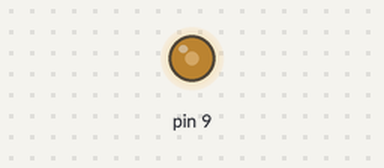
Recording of a sketch running on a simulated Arduino Uno, built for the host (arithmetic inside an expression is 32-bit, double 64-bit). Parts: output pins drawn as LEDs (lit = HIGH). What the sketch prints to the serial monitor is not drawn.

Above: at 0.05 s.
Timing chart, 0 to 3.0 s (numbered marks = the images above):
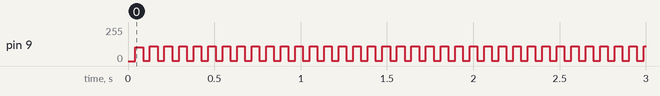

The sketch:

CORDIC_SIN.ino
```cpp
#include <Arduino.h>

#define SCALE 16384
#define K_CORDIC 9949
#define ITERATIONS 16

int cordic_atan_table[ITERATIONS] = {
  11520, 6801, 3593, 1824, 916, 458, 229, 115,
  57, 28, 14, 7, 4, 2, 1, 0
};

int LUT_STEPS = 16;      // глобална: брой итерации на CORDIC (1–16)
int ANGLE_STEP = 6;      // глобална: стъпка на ъгъла (например 1, 2, 4, 8...)

int angle = 0;           // текущ ъгъл

// === CORDIC ===
void cordic_sin_cos(int theta_deg, int &cos_out, int &sin_out, int steps) {
  long x = K_CORDIC, y = 0;
  long z = theta_deg << 8;
  bool flipX = false, flipY = false;

  if (theta_deg >= 90 && theta_deg < 180) {
    z = (180 - theta_deg) << 8;
    flipX = true;
  } else if (theta_deg >= 180 && theta_deg < 270) {
    z = (theta_deg - 180) << 8;
    flipX = true;
    flipY = true;
  } else if (theta_deg >= 270) {
    z = (360 - theta_deg) << 8;
    flipY = true;
  }

  for (int i = 0; i < steps; i++) {
    long x_shift = x >> i;
    long y_shift = y >> i;
    long x_new, y_new;

    if (z >= 0) {
      x_new = x - y_shift;
      y_new = y + x_shift;
      z -= cordic_atan_table[i];
    } else {
      x_new = x + y_shift;
      y_new = y - x_shift;
      z += cordic_atan_table[i];
    }

    x = x_new;
    y = y_new;
  }

  if (flipX) x = -x;
  if (flipY) y = -y;

  cos_out = x;
  sin_out = y;
}

uint8_t cordicToPWM(int val) {
  if (val > SCALE) val = SCALE;
  if (val < -SCALE) val = -SCALE;
  return (uint8_t)(((long)(val + SCALE) * 255) >> 15);
}

void setup() {
  Serial.begin(115200);
  while (!Serial);
  Serial.println("CORDIC PWM Generator ready.");
  pinMode(9, OUTPUT);
}

void loop() {
  int sin_val, cos_val;

  cordic_sin_cos(angle, cos_val, sin_val, LUT_STEPS);
  uint8_t pwm = cordicToPWM(sin_val);
  analogWrite(9, pwm);

  angle += ANGLE_STEP;
  if (angle >= 360) angle = 0;

  //delayMicroseconds(500); // настрой скоростта по желание
}
```

Measured:
- by itself, pin 9: repeats every 0.08 s: 2/255 0.04 s, 110/255 0.04 s
